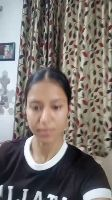
#> input picture data/gallery/Samridhi/samridhi video_frame0000.jpg, 112 x 200 px
$ python -i hog_features.py   (imports and definitions only)
#> lines starting #> are read from the running program, lines starting #| are printed output that depends on the picture
#> further down, picture is the input picture: shape (200, 112, 3); mean B, G, R 111.3, 115.2, 122
"""
hog_features.py
---------------
WHAT : HOG (Histogram of Oriented Gradients) descriptor extractor for face images.
WHY  : HOG captures edge direction and magnitude patterns across the face.
       It is robust to illumination changes (uses gradient ratios, not absolute
       pixel values) and captures structural/shape information (eye brows, nose
       bridge, jaw line) that is identity-discriminative.

       WHY HOG IN ADDITION TO ARCFACE: ArcFace (deep embedding) is excellent
       at frontal faces but degrades at extreme UAV angles (>60° yaw).
       HOG provides a complementary classical descriptor that is more
       predictable and interpretable in those edge cases.

       HOG PARAMETERS (tuned for 112×112 face images):
         orientations=9  : 9 gradient direction bins (0°–180°, unsigned)
                           More bins = finer angular resolution but more noise.
                           9 is the empirically optimal value from Dalal & Triggs.
         pixels_per_cell=(8,8) : Each cell is 8×8 pixels.
                           For 112×112 images, this gives 14×14 = 196 cells.
                           Smaller cells = more spatial detail but more noise.
         cells_per_block=(2,2) : Each block normalizes over 2×2 = 4 cells.
                           Block normalization (L2-Hys) removes lighting effects
                           by normalizing gradient magnitudes within each block.

Reference: Dalal & Triggs (2005). Histograms of Oriented Gradients for Human
           Detection. CVPR 2005. (Original HOG paper)

Face Recognition on Skewed UAV Images
"""

import cv2
import numpy as np
from skimage.feature import hog


class HOGExtractor:
    """
    Extracts HOG descriptor from an aligned 112×112 face image.

    WHY SKIMAGE.HOG instead of cv2.HOGDescriptor:
      scikit-image's HOG implementation exposes all parameters cleanly,
      supports block normalization methods (L2-Hys is standard for faces),
      and returns a flat feature vector directly. OpenCV's HOG is optimised
      for pedestrian detection with fixed parameters.

    Parameters
    ----------
    orientations    : int   — number of gradient direction bins (9 is standard)
    pixels_per_cell : (h,w) — size of each cell in pixels
    cells_per_block : (h,w) — number of cells per normalization block
    block_norm      : str   — normalization method.
                              'L2-Hys': L2-normalize then clip (standard for faces)
    """

    def __init__(
        self,
        orientations:    int = 9,
        pixels_per_cell: tuple[int, int] = (8, 8),
        cells_per_block: tuple[int, int] = (2, 2),
        block_norm:      str = "L2-Hys",
    ):
        self.orientations    = orientations
        self.pixels_per_cell = pixels_per_cell
        self.cells_per_block = cells_per_block
        self.block_norm      = block_norm

        # Pre-compute expected feature length for a 112×112 input image
        # Formula: (n_blocks_x × n_blocks_y × cells_per_block_x × cells_per_block_y × orientations)
        n_cells_x  = 112 // pixels_per_cell[1]       # = 14
        n_cells_y  = 112 // pixels_per_cell[0]       # = 14
        n_blocks_x = n_cells_x - cells_per_block[1] + 1  # = 13
        n_blocks_y = n_cells_y - cells_per_block[0] + 1  # = 13
        self.feature_dim = (
            n_blocks_x * n_blocks_y
            * cells_per_block[0] * cells_per_block[1]
            * orientations
        )  # = 13 × 13 × 2 × 2 × 9 = 6084 for default settings

    def extract(self, face_img: np.ndarray) -> np.ndarray:
        """
        Extract HOG descriptor from a face image.

        Parameters
        ----------
        face_img : np.ndarray
            BGR or grayscale image. Converted to grayscale internally.
            Any size is accepted — resized to 112×112 before extraction.

        Returns
        -------
        np.ndarray of shape (feature_dim,), dtype float32.
        """
        gray       = self._preprocess(face_img)

        descriptor = hog(
            gray,
            orientations=self.orientations,
            pixels_per_cell=self.pixels_per_cell,
            cells_per_block=self.cells_per_block,
            block_norm=self.block_norm,
            feature_vector=True,  # Return flat 1-D array (not spatial grid)
        )
        return descriptor.astype(np.float32)

    def _preprocess(self, image: np.ndarray) -> np.ndarray:
        """
        Convert to grayscale and apply CLAHE before HOG extraction.

        WHY GRAYSCALE: HOG operates on intensity gradients — color channels
        would triple computation and add noise without improving accuracy
        (face identity is encoded in shape, not color).

        WHY CLAHE (Contrast Limited Adaptive Histogram Equalization):
        UAV images have uneven illumination (bright sky, shadowed face).
        CLAHE locally equalises contrast across small image tiles, making
        gradient magnitudes more consistent under varying lighting conditions.
        This improves HOG robustness to outdoor illumination changes.
          clipLimit=2.0 : limits noise amplification in smooth regions
          tileGridSize=(8,8) : 8×8 tile matches HOG cell size for consistency
        """
        # Convert BGR → grayscale if color image
        if len(image.shape) == 3:
            gray = cv2.cvtColor(image, cv2.COLOR_BGR2GRAY)
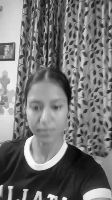
#> gray: shape (200, 112); min 1, max 255, mean 116.8
        else:
            gray = image.copy()

        # Resize to the expected 112×112 input size
        if gray.shape != (112, 112):
            gray = cv2.resize(gray, (112, 112))
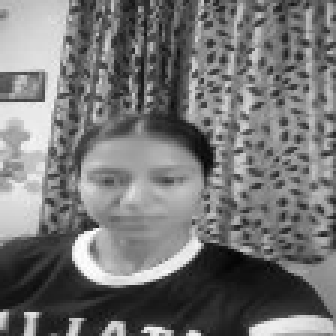
#> gray: shape (112, 112) (shown 3 times larger); min 3, max 255, mean 116.7

        # Apply CLAHE for illumination normalization
        clahe = cv2.createCLAHE(clipLimit=2.0, tileGridSize=(8, 8))
        gray  = clahe.apply(gray)
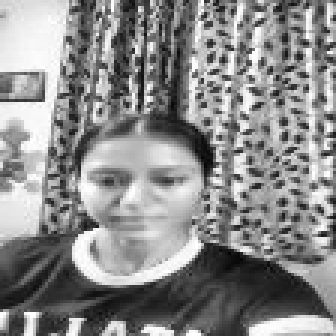
#> gray: shape (112, 112) (shown 3 times larger); min 5, max 255, mean 138.5

        return gray

    @property
    def dim(self) -> int:
        """Feature vector length for this extractor configuration."""
        return self.feature_dim

>>> import cv2
>>> picture = cv2.imread('../../data/gallery/Samridhi/samridhi video_frame0000.jpg')
>>> result = HOGExtractor().extract(picture)
#> in extract, `descriptor = hog( gray, orientations=self.orientations, pixels_per_cel..`: descriptor = 6084 values, max 0.558 at index 490, min 0 at index 15, mean 0.139
#> result has the same summary as descriptor in extract

$ run again, on data/gallery/Samridhi/samridhi video_frame0001.jpg
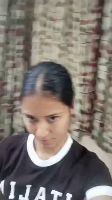
#> input picture data/gallery/Samridhi/samridhi video_frame0001.jpg, 112 x 200 px
#> picture is the input picture: shape (200, 112, 3); mean B, G, R 111.6, 117.8, 125.5
#> in _preprocess, `gray = cv2.resize(gray, (112, 112))`:
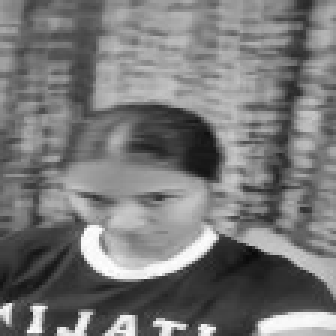
#> gray: shape (112, 112) (shown 3 times larger); min 8, max 254, mean 119.3
#> in _preprocess, `gray  = clahe.apply(gray)`:
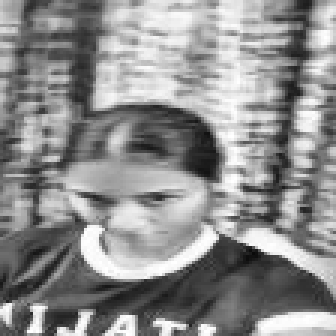
#> gray: shape (112, 112) (shown 3 times larger); min 10, max 255, mean 141.7
#> descriptor = 6084 values, max 0.573 at index 4970, min 0 at index 15, mean 0.135
#> result has the same summary as descriptor in extract

$ run again, on data/gallery/Samridhi/samridhi video_frame0002.jpg
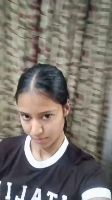
#> input picture data/gallery/Samridhi/samridhi video_frame0002.jpg, 112 x 200 px
#> picture is the input picture: shape (200, 112, 3); mean B, G, R 110.9, 117.5, 123.4
#> in _preprocess, `gray = cv2.resize(gray, (112, 112))`:
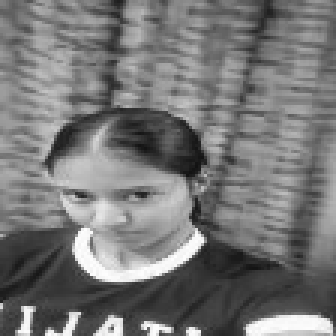
#> gray: shape (112, 112) (shown 3 times larger); min 18, max 254, mean 118.4
#> in _preprocess, `gray  = clahe.apply(gray)`:
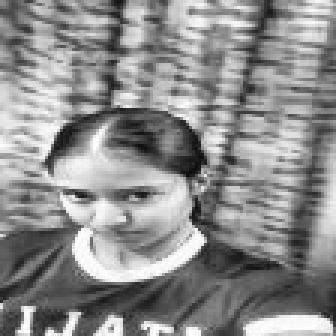
#> gray: shape (112, 112) (shown 3 times larger); min 12, max 255, mean 140.4
#> descriptor = 6084 values, max 0.495 at index 6033, min 0 at index 263, mean 0.136
#> result has the same summary as descriptor in extract

$ run again, on data/gallery/Samridhi/samridhi video_frame0003.jpg
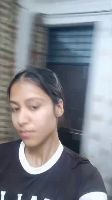
#> input picture data/gallery/Samridhi/samridhi video_frame0003.jpg, 112 x 200 px
#> picture is the input picture: shape (200, 112, 3); mean B, G, R 140.4, 133.1, 129.9
#> in _preprocess, `gray = cv2.resize(gray, (112, 112))`:
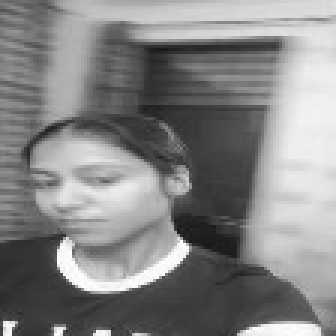
#> gray: shape (112, 112) (shown 3 times larger); min 22, max 254, mean 132.9
#> in _preprocess, `gray  = clahe.apply(gray)`:
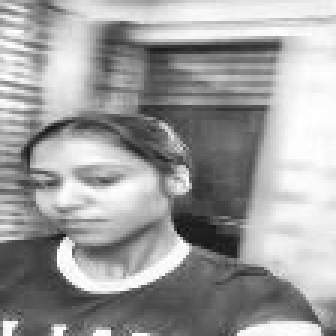
#> gray: shape (112, 112) (shown 3 times larger); min 17, max 255, mean 158.3
#> descriptor = 6084 values, max 0.602 at index 3141, min 0 at index 1, mean 0.119
#> result has the same summary as descriptor in extract
